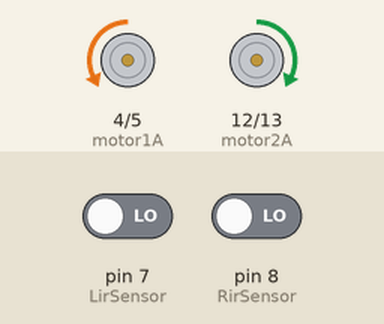
Recording of a sketch running on a simulated Arduino Uno, built with avr-gcc and run on an emulated ATmega328P. Parts: motor-driver pin pairs drawn as motors (green arrow = first pin HIGH = forward, orange = second pin HIGH = backward, longer = more drive, scaled by the enable pin). Inputs (shaded band) come from the test bench; at power-on: pin 7 (LirSensor) LOW, pin 8 (RirSensor) LOW.

Above: at 1.2 s.
1.3 s: pin 7 (LirSensor) driven HIGH
At 1.7 s:
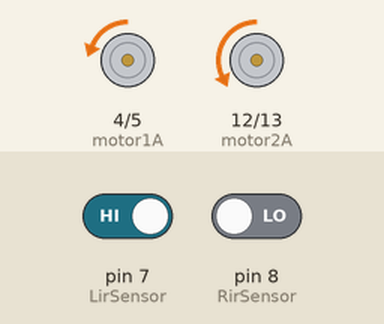
2.9 s: pin 7 (LirSensor) driven LOW
At 4.1 s:
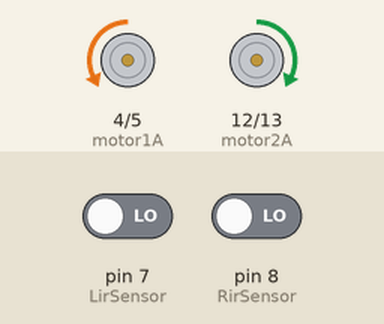
4.5 s: pin 8 (RirSensor) driven HIGH
At 5.4 s:
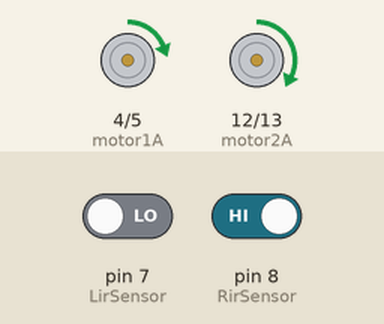
6.1 s: pin 8 (RirSensor) driven LOW
At 6.6 s:
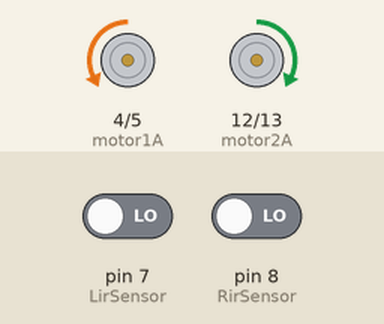
Timing chart, 0 to 8.7 s (numbered marks = the images above; inputs shaded):
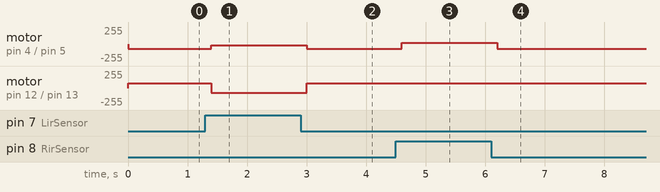

The sketch:

line.ino
```cpp
#define LirSensor  7
#define RirSensor  8

#define motor1EN  3
#define motor1A   4
#define motor1B   5

#define motor2EN 11
#define motor2A  12
#define motor2B  13

void setup() {
  pinMode(LirSensor, INPUT);
  pinMode(RirSensor, INPUT);

  pinMode(motor1EN, OUTPUT);
  pinMode(motor1A, OUTPUT);
  pinMode(motor1B, OUTPUT);

  pinMode(motor2EN, OUTPUT);
  pinMode(motor2A, OUTPUT);
  pinMode(motor2B, OUTPUT);

}

void loop() {
  int LSensorValue = digitalRead(LirSensor);
  int RSensorValue = digitalRead(RirSensor);

  if (LSensorValue == HIGH && RSensorValue == HIGH) {
    moveForward();
  }
  else if (LSensorValue == LOW && RSensorValue == HIGH) {
    turnLeft();
  }
  else if (LSensorValue == HIGH && RSensorValue == LOW) {
    turnRight();
  }
  else {
    moveForward();
  }
  delay(200);
}

void moveForward() {

  digitalWrite(motor1A, LOW);
  digitalWrite(motor1B, HIGH);
  digitalWrite(motor2A, HIGH);
  digitalWrite(motor2B, LOW);

  analogWrite(motor1EN, 70);
  analogWrite(motor2EN, 70);
}

void turnRight() {

  digitalWrite(motor1A, LOW);
  digitalWrite(motor1B, HIGH);
  digitalWrite(motor2A, LOW);
  digitalWrite(motor2B, HIGH);

  analogWrite(motor1EN, 20);
  analogWrite(motor2EN, 70);
}

void turnLeft() {

  digitalWrite(motor1A, HIGH);
  digitalWrite(motor1B, LOW);
  digitalWrite(motor2A, HIGH);
  digitalWrite(motor2B, LOW);

  analogWrite(motor1EN, 20);
  analogWrite(motor2EN, 70);
}

void stopCar() {
  digitalWrite(motor1A, LOW);
  digitalWrite(motor1B, LOW);
  digitalWrite(motor2A, LOW);
  digitalWrite(motor2B, LOW);

  analogWrite(motor1EN, 0);
  analogWrite(motor2EN, 0);
}
```

Measured:
- after the input at 1.3 s, motor on pin 4 (motor1A) / pin 5 (motor1B): backward 70/255 → backward 20/255 after 0.10 s; motor on pin 12 (motor2A) / pin 13 (motor2B): forward 70/255 → backward 70/255 after 0.10 s
- after the input at 2.9 s, motor on pin 4 (motor1A) / pin 5 (motor1B): backward 20/255 → backward 70/255 after 0.10 s; motor on pin 12 (motor2A) / pin 13 (motor2B): backward 70/255 → forward 70/255 after 0.10 s
- after the input at 4.5 s, motor on pin 4 (motor1A) / pin 5 (motor1B): backward 70/255 → forward 20/255 after 0.10 s
- after the input at 6.1 s, motor on pin 4 (motor1A) / pin 5 (motor1B): forward 20/255 → backward 70/255 after 0.10 s
